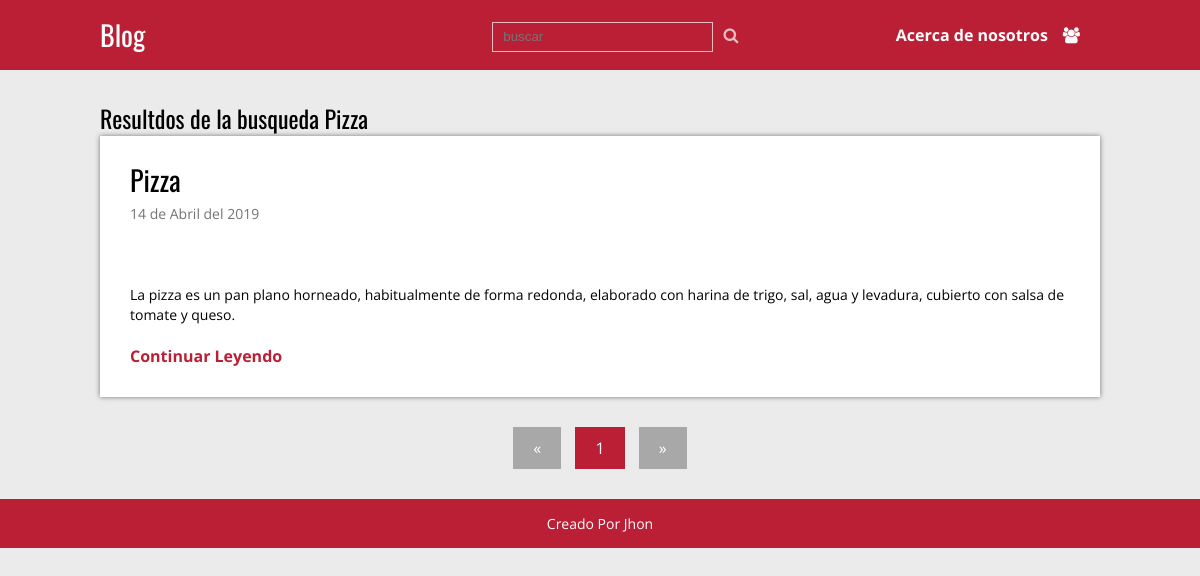
The app's page /buscar.php?busqueda=Pizza with its own data.
### tables this page shows
CREATE TABLE `articulos` (
  `id` int(11) NOT NULL,
  `titulo` varchar(200) NOT NULL,
  `extracto` varchar(200) NOT NULL,
  `fecha` timestamp NOT NULL DEFAULT CURRENT_TIMESTAMP,
  `texto` text NOT NULL,
  `thumb` varchar(50) NOT NULL
);

### buscar.php (called while the page is built, shortened)
<?php
require 'admin/config.php';
require 'funciones.php';
$conexion = conexion($bd_config);
if ($_SERVER['REQUEST_METHOD'] == 'GET' && !empty($_GET['busqueda'])) {
    $busqueda = limpiarDatos($_GET['busqueda']);
    $statement = $conexion->prepare(
        'SELECT * FROM articulos WHERE titulo LIKE :busqueda or texto LIKE :busqueda'
    );
    $statement->execute(array(':busqueda' => "%$busqueda%"));
    $resultados = $statement->fetchAll();
    if (empty($resultados)) {
        $titulo = 'No se encontraron articulos con el resultado' . $busqueda;
    } else {
        $titulo = 'Resultdos de la busqueda ' . $busqueda;
    }
} else {
    header('Location:' . RUTA . '/index.php');
}
require 'views/buscar.view.php';

### funciones.php (called while the page is built, shortened)
<?php
function limpiarDatos($datos)
{
    $datos = trim($datos);
    $datos = stripcslashes($datos);
    $datos = htmlspecialchars($datos);
    return $datos;
}
function fecha($fecha)
{
    $timestamp = strtotime($fecha);
    $meses     = ['Enero', 'Febrero', 'Marzo', 'Abril', 'Mayo', 'Junio', 'Julio', 'Agosto', 'Septiembre', 'Ocutbre', 'Noviembre', 'Diciembre'];
    $dia   = date('d', $timestamp);
    $mes   = date('m', $timestamp) - 1;
    $year  = date('y', $timestamp);
    $fecha = " $dia de " . $meses[$mes] . " del 20$year";
    return $fecha;
}

### views/buscar.view.php (the view, shortened to what this page needs)
<!DOCTYPE html>
<html lang="es">
    <head>
                    <link href="https://maxcdn.bootstrapcdn.com/font-awesome/4.7.0/css/font-awesome.min.css" rel="stylesheet">
                        <link href="<?php echo RUTA; ?>/css/style.css" rel="stylesheet">
    </head>
    <body>
        <?php require "header.php";?>
        <div class="contenedor">
            <h2><?php echo $titulo ?></h2>
            <?php foreach ($resultados as $post): ?>
            <div class="post">
                <article>
                    <h2 class="titulo">
                        <a href="single.php?id=<?php echo $post['id']; ?>">
                            <?php echo $post['titulo']; ?>
                        </a>
                    </h2>
                    <p class="fecha">
                        <?php echo fecha($post['fecha']); ?>
                    </p>
                    <div class="thumb">
                    </div>
                    <p class="extracto">
                        <?php echo $post['extracto']; ?>
                    </p>
                    <a class="continuar" href="single.php?id=<?php echo $post['id']; ?>">
                        Continuar Leyendo
                    </a>
                </article>
            </div>
            <?php endforeach;?>
            <?php require 'paginacion.php';?>
        </div>
        <?php require "footer.php";?>
    </body>
</html>

### css/style.css (style rules this page uses)
* { margin:0; padding: 0; -webkit-box-sizing:border-box; -moz-box-sizing:border-box; -box-sizing:border-box; }
body { font-size:16px; font-family: 'Open Sans',sans-serif; background: #ebebeb; }
h1,h2,h3,h4,h5,h6 { font-family: "Oswald",Arial, Sans-serif; font-weight: normal; }
a { text-decoration: none; color: #BB1F35; }
.contenedor { max-width: 1000px; width: 90%; margin: auto; }
.contenedor { display: block; grid-template-areas: "head menu" "main main"; grid-gap: 60% 40%; grid-gap: 10px; }
.post { width: 100%; background: #fff; box-shadow: 0px 0px 5px rgba(0,0,0,.5); margin-bottom: 30px; padding: 30px; }
.post article .titulo { font-family: "Oswald",Arial,sans-serif; font-size: 28px; font-weight: normal; line-height: 28px; margin-bottom: 10px; }
.post article .titulo a { color: #000; }
.post article .fecha { color: #747474; font-size: 14px; margin-bottom: 20px; }
.post article .thumb { margin-bottom: 20px; }
.post article .extracto { font-size: 14px; line-height: 20px; margin-bottom: 20px; }
.post article .continuar { color:#BB1F35; font-weight: bold; }

### records on screen
articulos: titulo "Pizza", fecha "14 de Abril del 2019", extracto "La pizza es un pan plano horneado, habitualmente de forma redonda, elaborado con harina de trigo, sal, agua y levadura, cubierto con salsa de tomate y queso."

### other values on screen
$titulo "Resultdos de la busqueda Pizza"
